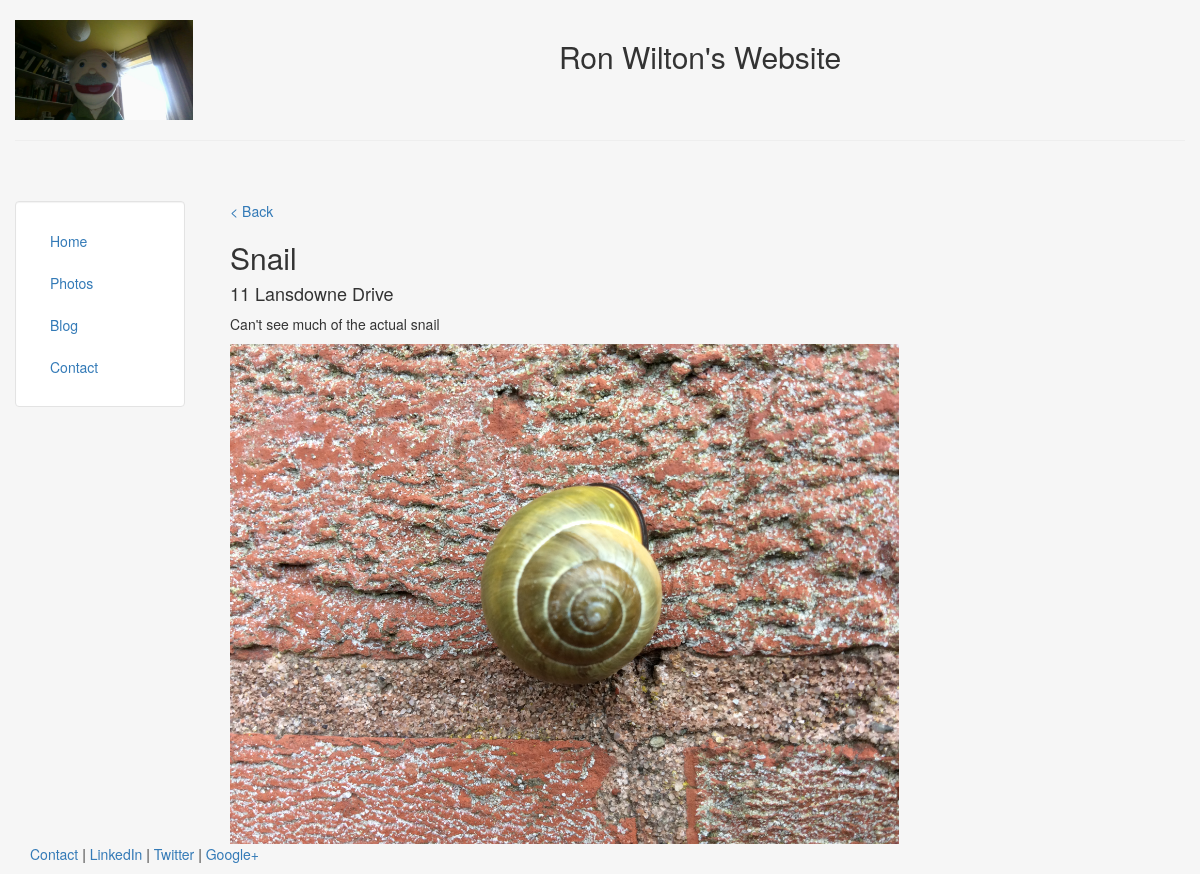
The page /wlp_app/photo/4/ on the database its author committed.
### wlp_app/models.py (models this page shows, shortened)
class Photo(models.Model):
	name = models.CharField(max_length=50)
	description = models.TextField()
	location = models.ForeignKey(Location)
	height_field = models.IntegerField(default=0)
	width_field = models.IntegerField(default=0)
	photo_taken = models.ImageField(upload_to='wildlifephotos/%Y/%m/%d',
			null=True, blank=True,
			width_field="width_field", height_field="height_field")

class Location(models.Model):
	name = models.CharField(max_length=50)

### wlp_app/views.py (the view)
# urls.py: url(r'^photo/(?P<photo_id>[0-9]+)/$', views.photo, name='photourl')
def photo(request, photo_id):
	try:
		pht = Photo.objects.get(id=photo_id)
	except Photo.DoesNotExist:
		pht = None
	template = loader.get_template('wlp_app/photo.html')
	context = {
		'pht' : pht
	}
	return HttpResponse(template.render(context, request))

### wlp_app/templates/wlp_app/photo.html
{% extends 'personal/header.html' %}
{% block content %}
	<a href="{% url 'indexurl' %}">&lt; Back</a>
	{% if pht != None %}
		<h2>{{ pht.name }}</h2>
		<h4>{{ pht.location.name }}</h4>
		<p>{{ pht.description }}</p>
		<img src="{{ pht.photo_taken.url }}" class="responsive-img" style='max-height:500px;' alt="face">
	{% else %}
		<h1>Invalid photo ID</h1>
	{% endif %}
{% endblock %}

### personal/templates/personal/header.html (style rules this page uses)
html, body { height:100% }

### rows shown on the page
Photo: name "Snail", location.name "11 Lansdowne Drive", description "Can't see much of the actual snail", photo_taken (picture)
